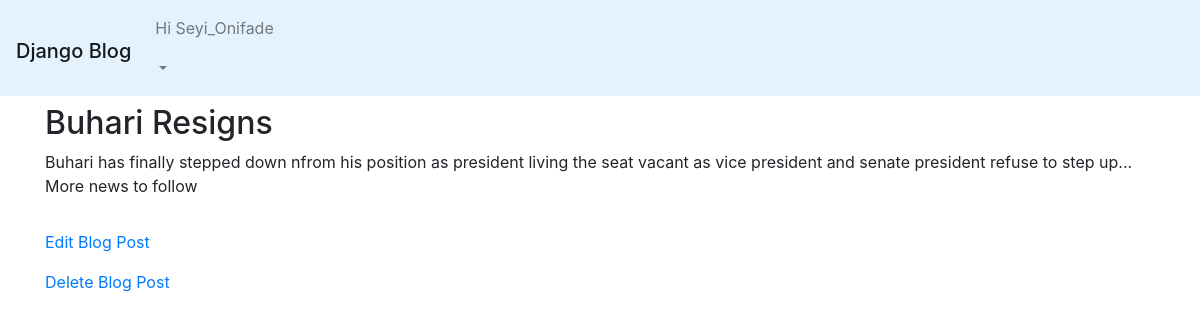
Screenshot of /post/2/ (signed in) with the database file from the repository.
### users/models.py (models this page shows)
class CustomUser(AbstractUser):
    pass

### blog_app/models.py (models this page shows, shortened)
class Post(models.Model):
    title = models.CharField(max_length=200)
    author = models.ForeignKey(get_user_model(), on_delete=models.CASCADE)
    body = models.TextField()

### blog_app/views.py (the view)
# urls.py: path('post/<int:pk>/', PostDetailView.as_view(), name='post-detail'),
class PostDetailView(DetailView):
    model = Post
    template_name = 'blog_app/post_detail.html'

### blog_app/templates/blog_app/post_detail.html
{% extends 'blog_app/base.html' %}
{% block content %}
    <div class="post-entry">
        <h2>{{ post.title }}</h2>
        <p>{{ post.body }}</p>
    </div>
    <p><a href="{% url 'post-edit' post.pk %}">Edit Blog Post</a></p>
    <p><a href="{% url 'post-delete' post.pk %}">Delete Blog Post</a></p>
{% endblock %}

### blog_app/templates/blog_app/base.html (shortened to what this page needs)
<!DOCTYPE html>
{% load static %}
<html lang="en">
<head>
    <link rel="stylesheet" href="{% static 'css/base.css' %}">
    <link rel="stylesheet" href="https://stackpath.bootstrapcdn.com/bootstrap/4.1.3/css/bootstrap.min.css"
>
</head>
<body>
    <nav class='navbar navbar-expand-lg navbar-light' style="background-color: #e3f2fd;">
        <h1><a href="{% url 'post-list' %}" class="navbar-brand">Django Blog</a></h1>
        <div class="collapse navbar-collapse" id="navbarCollapse">
            {% if user.is_authenticated %}
                <ul class="navbar-nav me-auto mb-2 mb-lg-0">
                    <li class="nav-item">
                        <a class="nav-link dropdown-toggle" href="#" id="userMenu" role="button" data-toggle="dropdown" aria-expanded="false">
                            <p>Hi {{ user.username }}</p>
                        </a>
                    </li>
                </ul>
            {% else %}
                <form class="form-inline ml-auto">
                    <p>You are not logged in.</p>
                    <a href="{% url 'login' %}" class="btn btn-outline-secondary">Log In</a>
                    <a href="{% url 'signup' %}" class="btn btn-primary ml-2">Sign Up</a>
                </form>
            {% endif %}
        </div>
    </nav>
    <section>
        <main class="container">
            <article>
                {% block content %}
                {% endblock %}
            </article>
        </main>
    </section>
</body>
</html>

### static/css/base.css (style rules this page uses)
body { font-family: Arial, Helvetica, sans-serif; font-size: 18px; }
.post-entry { margin-bottom: 2rem; }
.post-entry h2 { margin: 0.5rem 0; }
.post-entry p { margin: 0; font-weight: 400; }

### rows the page displays
CustomUser: username "Seyi_Onifade"
Post: title "Buhari Resigns", body "Buhari has finally stepped down nfrom his position as president living the seat vacant as vice president and senate president refuse to step up... More news to follow"
